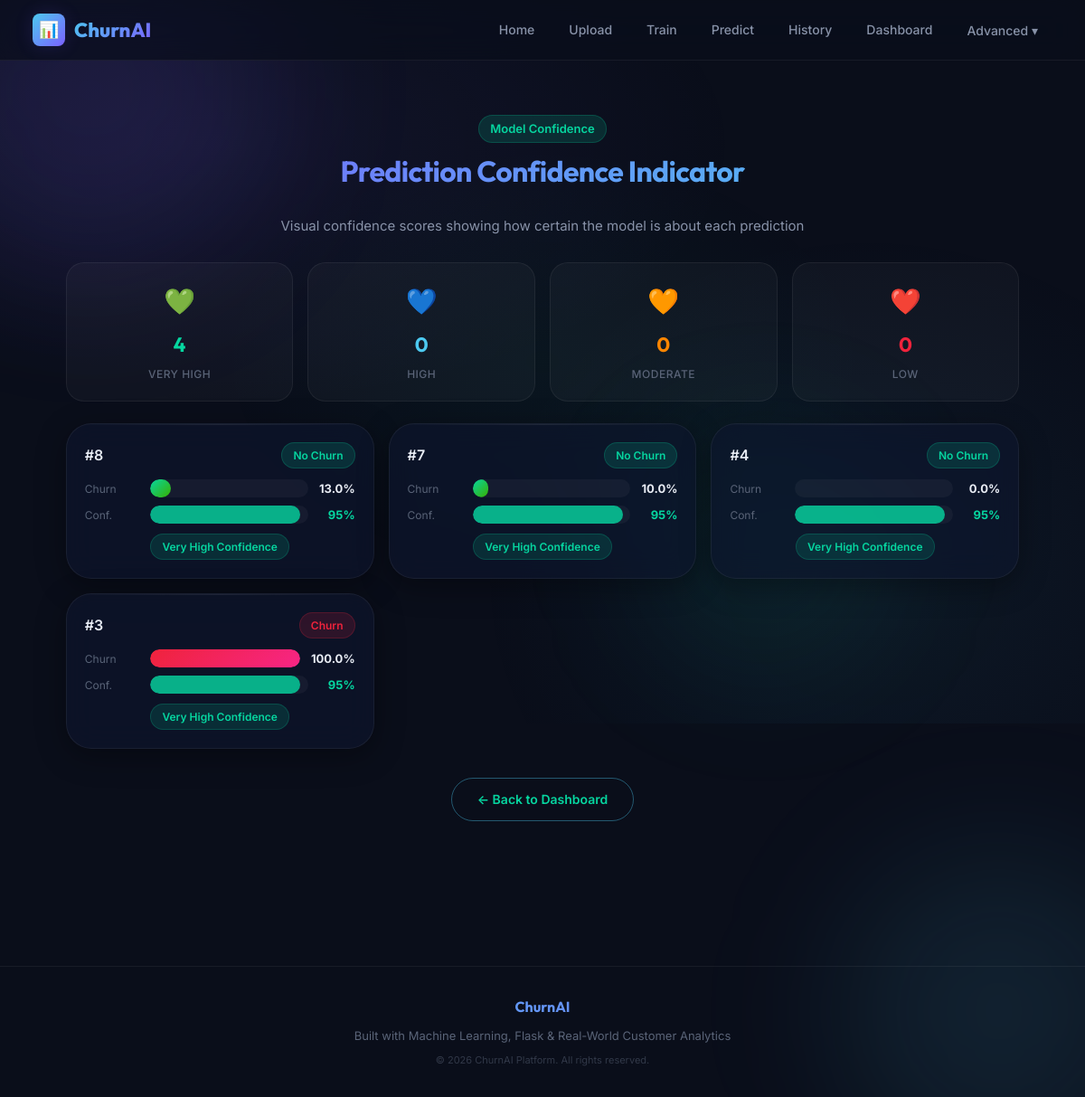
Page /confidence on the earlier database version.
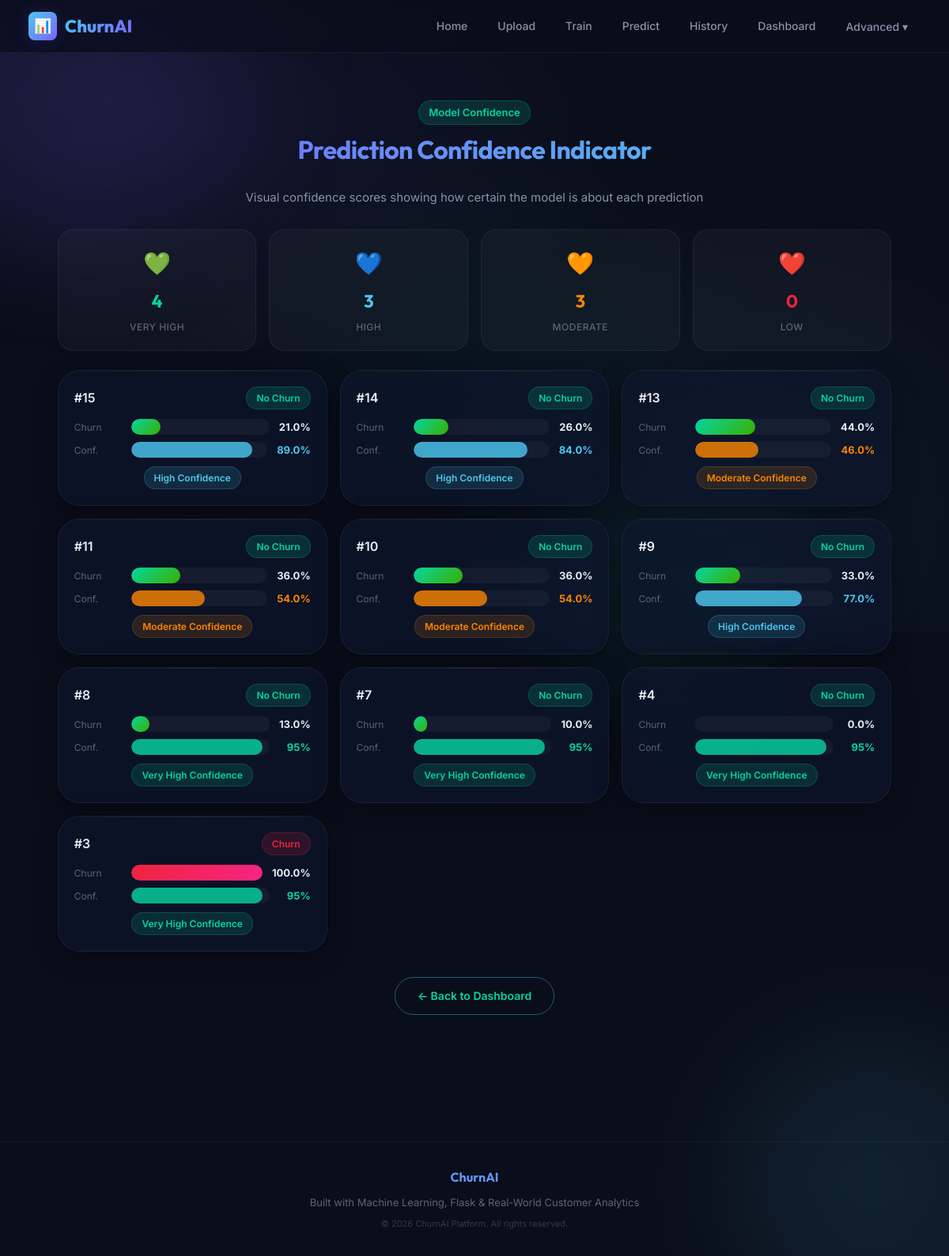
Same page on the later database version.
### tables this page shows
CREATE TABLE predictions (
        id INTEGER PRIMARY KEY AUTOINCREMENT,
        international INTEGER,
        voicemail INTEGER,
        vmail_messages INTEGER,
        day_minutes REAL,
        eve_minutes REAL,
        night_minutes REAL,
        service_calls INTEGER,
        result TEXT,
        probability REAL,
        date TEXT
    );

### advanced_routes.py (the view)
@advanced_bp.route('/confidence')
def confidence():
    data = get_confidence_data()
    return render_template('confidence_indicator.html', data=data)

### helpers.py (called while the page is built)
def _get_conn():
    return sqlite3.connect(DB_PATH)

def _all_predictions():
    conn = _get_conn()
    conn.row_factory = sqlite3.Row
    rows = conn.execute("SELECT * FROM predictions ORDER BY id DESC").fetchall()
    conn.close()
    return [dict(r) for r in rows]

def get_confidence_data():
    rows = _all_predictions()
    results = []
    for r in rows:
        p = r.get("probability", 0) or 0
        distance = abs(p - 50)
        if distance >= 30:
            conf_label = "Very High"
            conf_pct = min(95, 70 + distance)
            conf_color = "#06d6a0"
        elif distance >= 15:
            conf_label = "High"
            conf_pct = 60 + distance
            conf_color = "#4cc9f0"
        elif distance >= 5:
            conf_label = "Moderate"
            conf_pct = 40 + distance
            conf_color = "#fb8500"
        else:
            conf_label = "Low"
            conf_pct = 20 + distance * 2
            conf_color = "#ef233c"
        results.append({
            **r,
            "conf_label": conf_label,
            "conf_pct": round(conf_pct, 1),
            "conf_color": conf_color
        })
    return results

### templates/confidence_indicator.html (shortened to what this page needs)
{% extends "base.html" %}
{% block content %}
<div class="premium-container">
    <div style="text-align:center; margin-bottom:12px">
        <span class="badge badge-success" style="font-size:13px">Model Confidence</span>
    </div>
    <h1 class="page-title gradient-text" style="font-size:2rem">Prediction Confidence Indicator</h1>
    <p class="subtitle">Visual confidence scores showing how certain the model is about each prediction</p>
    {% if data %}
    <div class="metric-grid" style="grid-template-columns: repeat(4, 1fr); margin-bottom:24px">
        {% set vh = data|selectattr('conf_label', 'equalto', 'Very High')|list|length %}
        {% set h = data|selectattr('conf_label', 'equalto', 'High')|list|length %}
        {% set m = data|selectattr('conf_label', 'equalto', 'Moderate')|list|length %}
        {% set l = data|selectattr('conf_label', 'equalto', 'Low')|list|length %}
        <div class="metric-card">
            <div class="metric-icon">💚</div>
            <div class="metric-value" style="color:#06d6a0">{{ vh }}</div>
            <div class="metric-label">Very High</div>
        </div>
        <div class="metric-card">
            <div class="metric-icon">💙</div>
            <div class="metric-value" style="color:#4cc9f0">{{ h }}</div>
            <div class="metric-label">High</div>
        </div>
        <div class="metric-card">
            <div class="metric-icon">🧡</div>
            <div class="metric-value" style="color:#fb8500">{{ m }}</div>
            <div class="metric-label">Moderate</div>
        </div>
        <div class="metric-card">
            <div class="metric-icon">❤️</div>
            <div class="metric-value" style="color:#ef233c">{{ l }}</div>
            <div class="metric-label">Low</div>
        </div>
    </div>
    <div class="metric-grid" style="grid-template-columns: repeat(auto-fit, minmax(320px, 1fr))">
        {% for item in data[:20] %}
        <div class="glass-card" style="max-width:none; margin:0; padding:20px">
            <div style="display:flex; justify-content:space-between; align-items:center; margin-bottom:12px">
                <span style="font-weight:600; color:var(--text-primary)">#{{ item.id }}</span>
                <span class="badge {% if item.result == 'Churn' %}badge-danger{% else %}badge-success{% endif %}">{{
                    item.result }}</span>
            </div>
            <div style="display:flex; align-items:center; gap:12px; margin-bottom:8px">
                <span style="font-size:12px; color:var(--text-muted); min-width:60px">Churn</span>
                <div
                    style="flex:1; height:20px; background:rgba(255,255,255,0.04); border-radius:10px; overflow:hidden">
                    <div
                        style="height:100%; width:{{ item.probability }}%; background:{% if item.probability >= 70 %}var(--gradient-danger){% elif item.probability >= 49 %}var(--gradient-warn){% else %}var(--gradient-success){% endif %}; border-radius:10px; transition:width 1s ease">
                    </div>
                </div>
                <span
                    style="font-size:13px; font-weight:700; color:var(--text-primary); min-width:40px; text-align:right">{{
                    item.probability }}%</span>
            </div>
            <div style="display:flex; align-items:center; gap:12px">
                <span style="font-size:12px; color:var(--text-muted); min-width:60px">Conf.</span>
                <div
                    style="flex:1; height:20px; background:rgba(255,255,255,0.04); border-radius:10px; overflow:hidden">
                    <div
                        style="height:100%; width:{{ item.conf_pct }}%; background:{{ item.conf_color }}; border-radius:10px; transition:width 1s ease; opacity:0.8">
                    </div>
                </div>
                <span
                    style="font-size:13px; font-weight:700; min-width:40px; text-align:right; color:{{ item.conf_color }}">{{
                    item.conf_pct }}%</span>
            </div>
            <div style="text-align:center; margin-top:10px">
                <span class="badge"
                    style="background:{{ item.conf_color }}22; color:{{ item.conf_color }}; border:1px solid {{ item.conf_color }}33">{{
                    item.conf_label }} Confidence</span>
            </div>
        </div>
        {% endfor %}
    </div>
    {% endif %}
    <div style="text-align:center; margin-top:32px">
        <a href="/dashboard" class="btn-outline" style="text-decoration:none">← Back to Dashboard</a>
    </div>
</div>
{% endblock %}

### templates/base.html (shortened to what this page needs)
<!DOCTYPE html>
<html lang="en">
<head>
    <link rel="stylesheet" href="{{ url_for('static', filename='style.css') }}">
    <link rel="stylesheet" href="{{ url_for('static', filename='advanced.css') }}">
</head>
<body>
    <div class="bg-orb bg-orb-1"></div>
    <div class="bg-orb bg-orb-2"></div>
    <div class="bg-orb bg-orb-3"></div>
    <nav class="navbar">
        <a href="/" class="nav-brand" style="text-decoration:none">
            <div class="brand-icon">📊</div>
            <span class="brand-text">ChurnAI</span>
        </a>
        <div class="nav-links">
            <a href="/" id="nav-home">Home</a>
            <a href="/upload" id="nav-upload">Upload</a>
            <a href="/model" id="nav-train">Train</a>
            <a href="/prediction" id="nav-predict">Predict</a>
            <a href="/history" id="nav-history">History</a>
            <a href="/dashboard" id="nav-dashboard">Dashboard</a>
            <div class="nav-dropdown">
                <button class="nav-dropdown-btn" id="nav-advanced">Advanced ▾</button>
            </div>
        </div>
    </nav>
    <div class="container">
        {% block content %}{% endblock %}
    </div>
    <footer class="premium-footer">
        <div class="footer-brand">ChurnAI</div>
        <p>Built with Machine Learning, Flask & Real-World Customer Analytics</p>
        <p style="margin-top:8px; font-size:11px; opacity:0.5">&copy; 2026 ChurnAI Platform. All rights reserved.</p>
    </footer>
</body>
</html>

### static/advanced.css (style rules this page uses)
.nav-dropdown { position: relative; display: inline-block; }
.nav-dropdown-btn { color: var(--text-secondary); text-decoration: none; font-weight: 500; font-size: 14px; padding: 8px 16px; border-radius: var(--radius-full); transition: var(--transition-fast); cursor: pointer; display: flex; align-items: center; gap: 4px; background: none; border: none; font-family: var(--font-body); }

Differences in the rows shown:
added predictions: id "15", result "No Churn", probability "21.0", conf_pct "89.0", conf_label "High"
added predictions: id "14", result "No Churn", probability "26.0", conf_pct "84.0", conf_label "High"
added predictions: id "13", result "No Churn", probability "44.0", conf_pct "46.0", conf_label "Moderate"
added predictions: id "11", result "No Churn", probability "36.0", conf_pct "54.0", conf_label "Moderate"
added predictions: id "10", result "No Churn", probability "36.0", conf_pct "54.0", conf_label "Moderate"
added predictions: id "9", result "No Churn", probability "33.0", conf_pct "77.0", conf_label "High"
Other differences:
{{ h }}: "0" → "3"
{{ m }}: "0" → "3"
